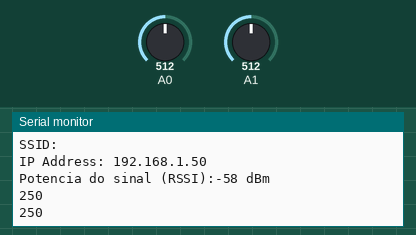
Recording of a sketch running on a simulated Arduino Uno, built with avr-gcc and run on an emulated ATmega328P. Parts: the last lines printed to the serial monitor. Inputs (shaded band) come from the test bench; at power-on: A1 = 512, A0 = 512. WiFi joins after 1.5 s; servers stay silent unless stated.

Above: at 2.7 s.
2.8 s: A1 set to 716
At 5.1 s:
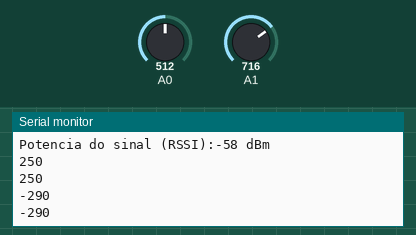
5.8 s: A1 set to 900
At 11.0 s:
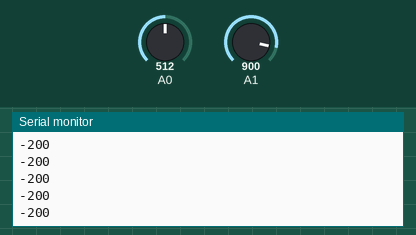
Timing chart, 0 to 12.5 s (numbered marks = the images above; inputs shaded):
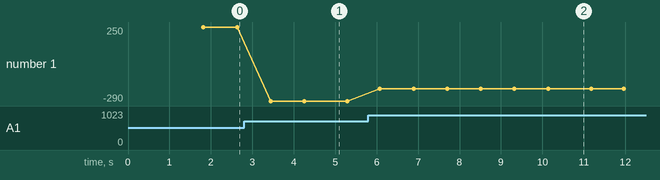

Measured:
- after the input at 2.8 s, the serial monitor: prints a new line after 0.64 s (image 1)
- after the input at 5.8 s, the serial monitor: prints a new line after 0.28 s (image 2)
- plotted number 1: 250 → -290 after the input at 2.8 s, -290 → -200 after the input at 5.8 s

The sketch:

MeteorShow.ino
```cpp
/*
  www.CodeDecay.com.br
  Licença de uso: Apache 2.0
  Amostra a temperatura e a luminosidade do ambiente para enviar via ESP8266
  para um canal do Thingspeak;
 */

// Arquivos das figuras
#include "WiFiEsp.h"
#include "SoftwareSerial.h"

SoftwareSerial ESP8266(10, 11); // RX do Arduino, TX do Arduino

unsigned long ultimoEnvio = millis();
char enderecoThingspeak[] = "api.thingspeak.com"; // endereço do Thingspeak
String keyThingspeak = ""; // a chave do seu canal
char ssidStation[] = "";            // nome da rede wifi a ser utilizada
char senhaStation[] = "";        // senha da rede wifi a ser utilizada


int lumi;
float temp;
String temperatura;
String luminosidade;

WiFiEspClient espCliente;


void setup() {
  Serial.begin(9600);
  ESP8266.begin(9600); // Inicializa comunic. serial Arduino <-> ESP
  WiFi.init( &ESP8266 ); /* Associa a interface serial do ESP8266 com o objeto
  WiFi do Arduino, indicando que todas as conexões de rede são feitas através
  do ESP8266 conectado na interface SoftwareSerial indicada */

  // Tenta conectar à rede wifi
  Serial.print( "Tentando conectar a rede wifi WPA de SSID: " );
  Serial.println( ssidStation );
  while ( WiFi.begin(ssidStation, senhaStation) != WL_CONNECTED ) delay(10);
  // Informa que a conexão foi bem sucedida e mostra informações mais detalhadas
  printWifiStatus();
}

void loop() {

  lumi = map(leLumi(A0), 64, 850, 0, 100);
  if (lumi < 0) lumi = 0;
  if (lumi > 100) lumi = 100;

  temp = leTemp(A1);

  temperatura = String(int(temp));
  luminosidade = String(lumi);

  if ( millis() > ultimoEnvio + 5000 )  {
    enviarTemperatura(); // envia a temperatura para o Thingspeak
    ultimoEnvio = millis(); // atualiza o momento em que a ultima requisição foi enviada.
  }

  Serial.println(temperatura);

  delay(500);


}

int leLumi(int pin) {
  long int soma = 0; // Guardaremos o somatorio nessa variavel
  for (int cont = 0; cont < 50; cont++) {  // repete 50 vezes
    soma = soma + analogRead(pin); // le o sensor analogico na porta A1 - escala de 0 a 1023
    delay(3); // O conversor AD do Arduino precisa de um "descanso"
  }
  return soma/50;
}

float leTemp(int pin) {
  int soma = 0; // Guardaremos o somatorio nessa variavel
  for (int cont = 0; cont < 50; cont++) {  // repete 50 vezes
    soma = soma + analogRead(pin); // le o sensor analogico na porta A1 - escala de 0 a 1023
    delay(3); // O conversor AD do Arduino precisa de um "descanso"
  }
  float tempC = (soma * 5.0 * 100 ) / ( 1023.0 * 50 ); // calcula a média e converte para temperatura
  return tempC;
}

void printWifiStatus() {
  // Imprime o SSID da rede a qual nos conectamos
  Serial.print("SSID: ");
  Serial.println( WiFi.SSID() );

  // Imprime o IP do ESP8266
  IPAddress ip = WiFi.localIP();
  Serial.print("IP Address: ");
  Serial.println( ip );

  // Imprime a potência do sinal
  Serial.print("Potencia do sinal (RSSI):");
  Serial.print(WiFi.RSSI());
  Serial.println(" dBm");

  Serial.println();
}

void enviarTemperatura() {

  // Se conseguir conectar ao servidor, faz a requisição:
  if ( espCliente.connect(enderecoThingspeak, 80) ) {
    Serial.println("Conectado ao servidor!");
    // Vamos montar a primeira linha do cabeçalho, a única que precisa ser alterada:
    String cabecalho = "GET /update?key=" + keyThingspeak + "&field1=" + temperatura + "&field2=" + luminosidade + " HTTP/1.1";
    espCliente.println(cabecalho);
    // Vamos montar as outras linhas do cabeçalho, que são estáticas:
    espCliente.println("Host: api.thingspeak.com");
    espCliente.println("Connection: close");
    espCliente.println();
  }
  espCliente.stop(); // Encerra a conexão com o servidor
  Serial.println();
}
```
